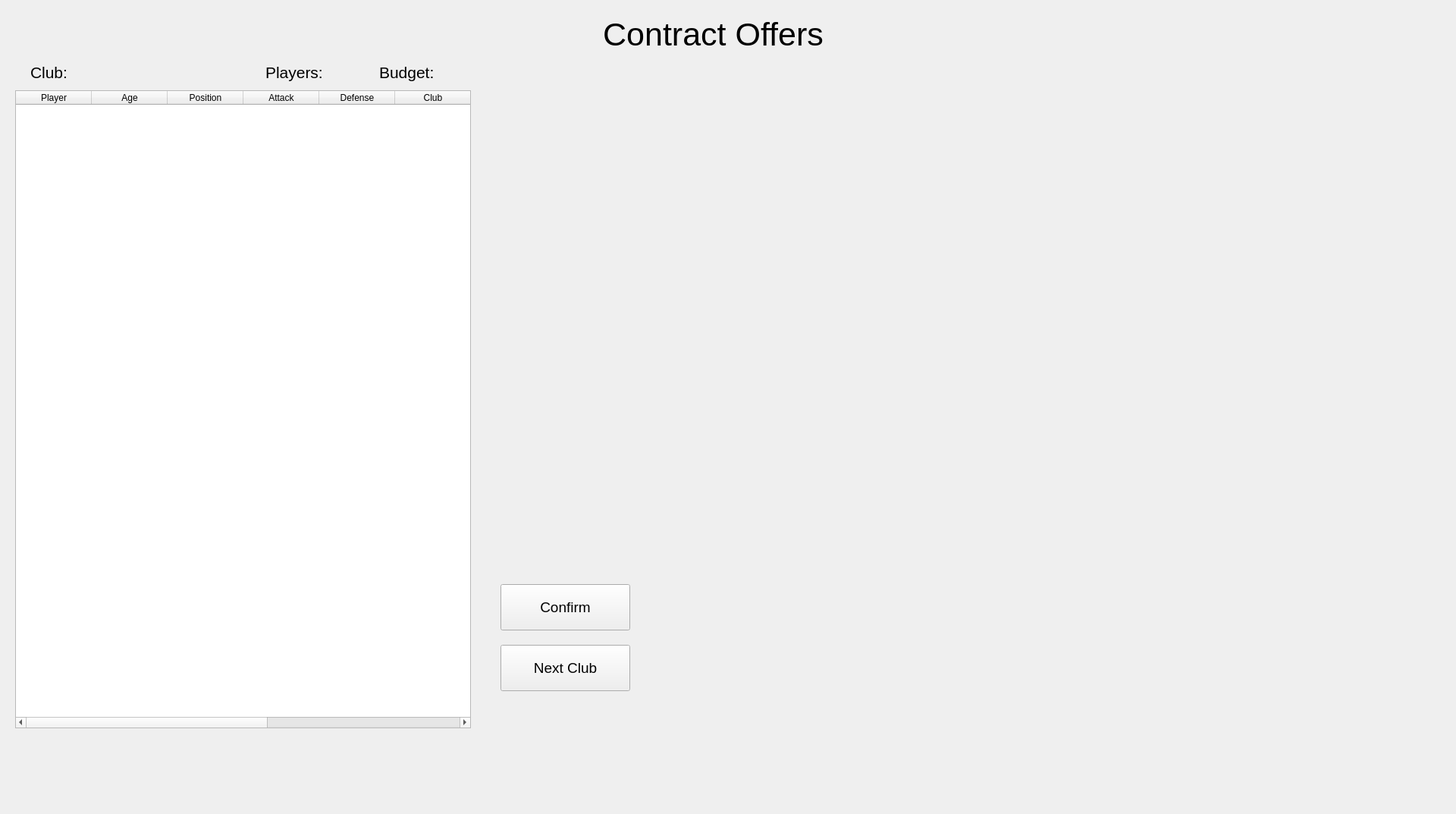
<?xml version="1.0" encoding="UTF-8"?>
<ui version="4.0">
 <class>Form</class>
 <widget class="QWidget" name="Form">
  <property name="geometry">
   <rect>
    <x>0</x>
    <y>0</y>
    <width>1920</width>
    <height>1073</height>
   </rect>
  </property>
  <property name="sizePolicy">
   <sizepolicy hsizetype="Preferred" vsizetype="Preferred">
    <horstretch>0</horstretch>
    <verstretch>0</verstretch>
   </sizepolicy>
  </property>
  <property name="windowTitle">
   <string>Handball Manager</string>
  </property>
  <widget class="QLabel" name="lblTitle">
   <property name="geometry">
    <rect>
     <x>790</x>
     <y>10</y>
     <width>301</width>
     <height>70</height>
    </rect>
   </property>
   <property name="font">
    <font>
     <pointsize>32</pointsize>
    </font>
   </property>
   <property name="text">
    <string>Contract Offers</string>
   </property>
   <property name="alignment">
    <set>Qt::AlignCenter</set>
   </property>
  </widget>
  <widget class="QLabel" name="lblClub">
   <property name="geometry">
    <rect>
     <x>40</x>
     <y>80</y>
     <width>301</width>
     <height>30</height>
    </rect>
   </property>
   <property name="font">
    <font>
     <pointsize>16</pointsize>
    </font>
   </property>
   <property name="text">
    <string>Club: </string>
   </property>
  </widget>
  <widget class="QTableWidget" name="tblPlayers">
   <property name="geometry">
    <rect>
     <x>20</x>
     <y>119</y>
     <width>601</width>
     <height>841</height>
    </rect>
   </property>
   <column>
    <property name="text">
     <string>Player</string>
    </property>
   </column>
   <column>
    <property name="text">
     <string>Age</string>
    </property>
   </column>
   <column>
    <property name="text">
     <string>Position</string>
    </property>
   </column>
   <column>
    <property name="text">
     <string>Attack</string>
    </property>
   </column>
   <column>
    <property name="text">
     <string>Defense</string>
    </property>
   </column>
   <column>
    <property name="text">
     <string>Club</string>
    </property>
   </column>
   <column>
    <property name="text">
     <string>Selected</string>
    </property>
   </column>
   <column>
    <property name="text">
     <string>Salary</string>
    </property>
   </column>
   <column>
    <property name="text">
     <string>Length</string>
    </property>
   </column>
  </widget>
  <widget class="QPushButton" name="btnNext">
   <property name="geometry">
    <rect>
     <x>660</x>
     <y>850</y>
     <width>171</width>
     <height>61</height>
    </rect>
   </property>
   <property name="font">
    <font>
     <pointsize>14</pointsize>
    </font>
   </property>
   <property name="text">
    <string>Next Club</string>
   </property>
  </widget>
  <widget class="QPushButton" name="btnConfirm">
   <property name="geometry">
    <rect>
     <x>660</x>
     <y>770</y>
     <width>171</width>
     <height>61</height>
    </rect>
   </property>
   <property name="font">
    <font>
     <pointsize>14</pointsize>
    </font>
   </property>
   <property name="text">
    <string>Confirm</string>
   </property>
  </widget>
  <widget class="QLabel" name="lblBudget">
   <property name="geometry">
    <rect>
     <x>500</x>
     <y>80</y>
     <width>131</width>
     <height>30</height>
    </rect>
   </property>
   <property name="font">
    <font>
     <pointsize>16</pointsize>
    </font>
   </property>
   <property name="text">
    <string>Budget: </string>
   </property>
  </widget>
  <widget class="QLabel" name="lblPlayers">
   <property name="geometry">
    <rect>
     <x>350</x>
     <y>80</y>
     <width>131</width>
     <height>30</height>
    </rect>
   </property>
   <property name="font">
    <font>
     <pointsize>16</pointsize>
    </font>
   </property>
   <property name="text">
    <string>Players:</string>
   </property>
  </widget>
 </widget>
 <resources/>
 <connections/>
</ui>
